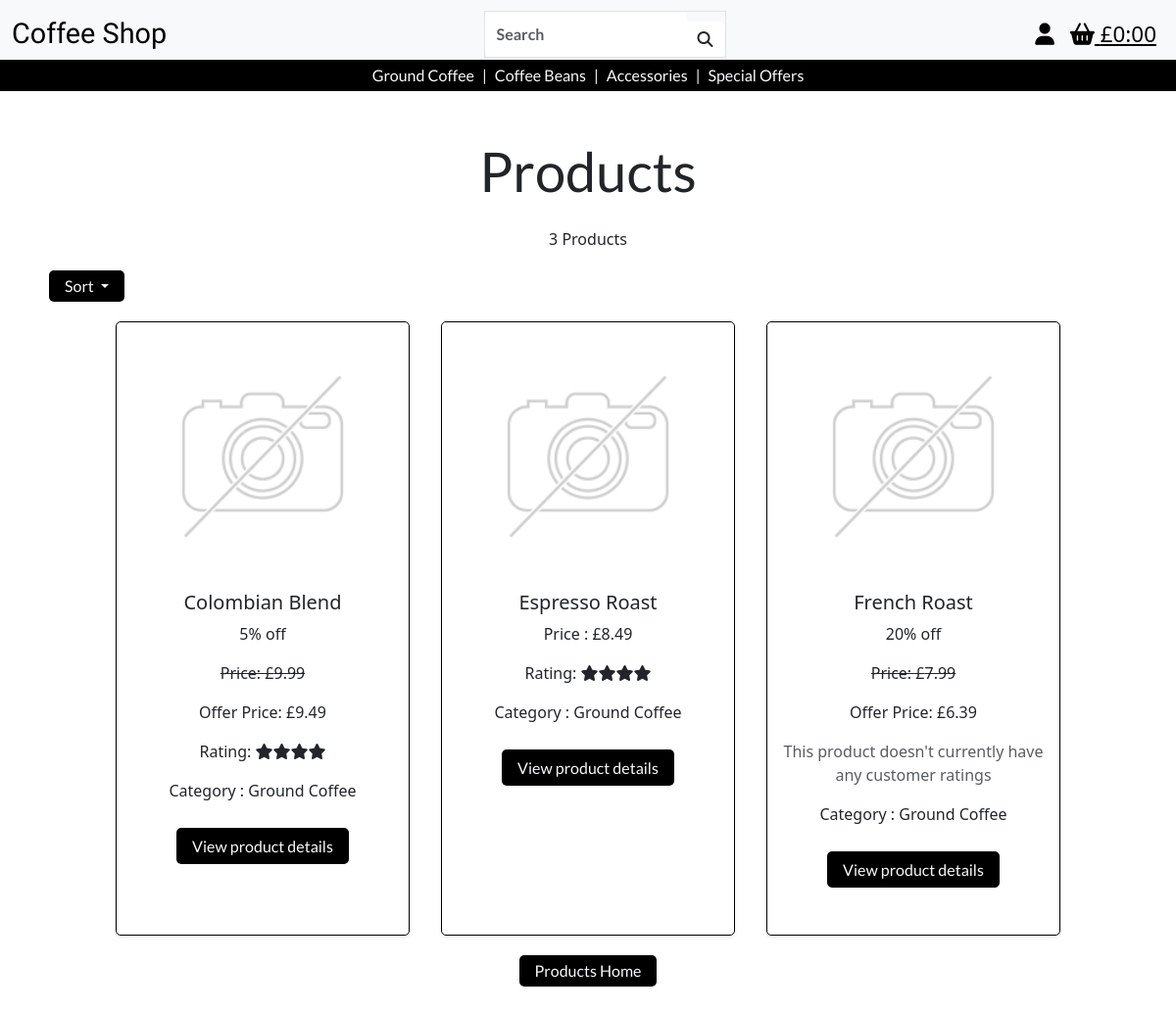
/products/?category=ground_coffee, run on an earlier commit of the app's database.
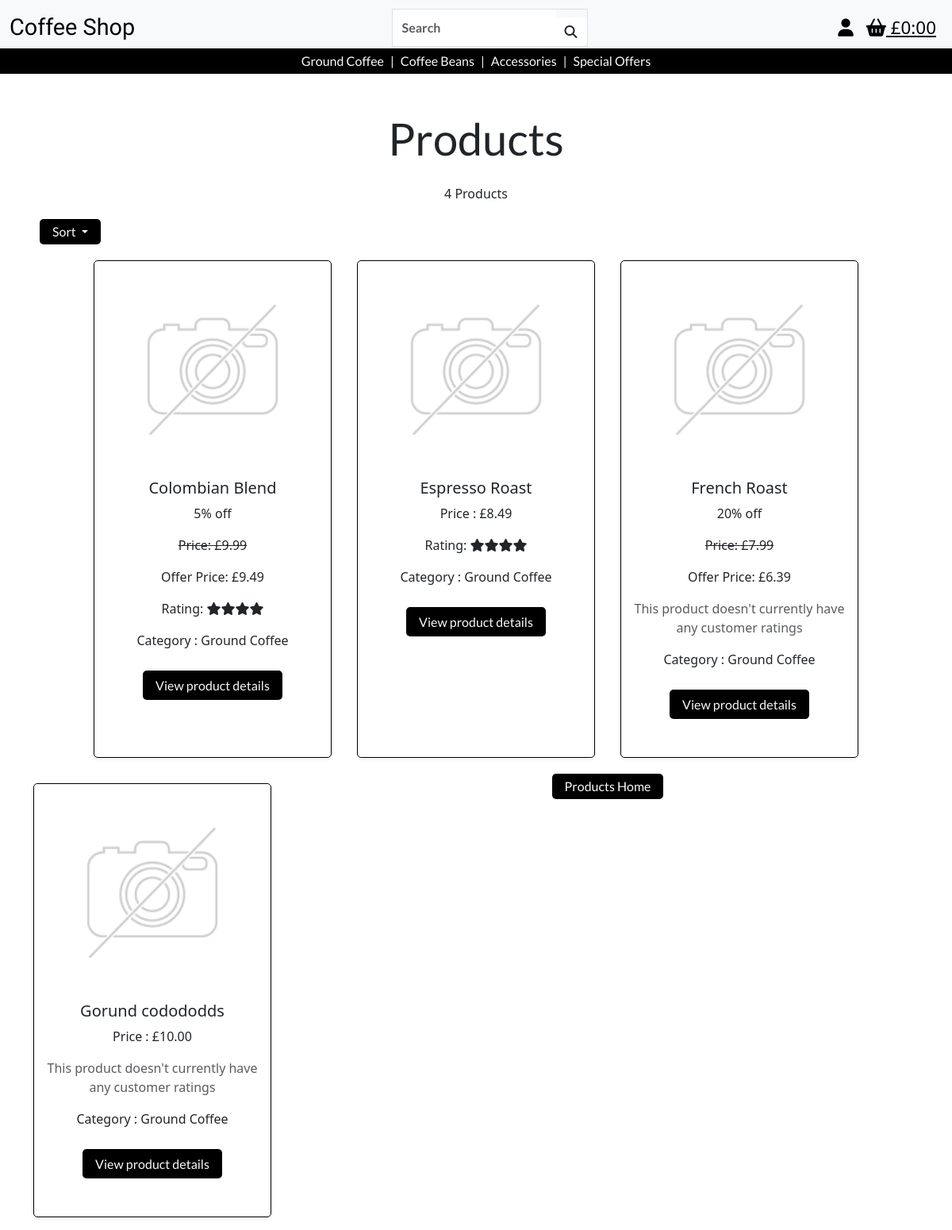
And on a later commit of the database.
### products/models.py (models this page shows, shortened)
class Product(models.Model):
    category = models.ForeignKey(
        'Category', null=True, blank=True, on_delete=models.SET_NULL)
    sku = models.CharField(max_length=254, null=True, blank=True, unique=True)
    product_name = models.CharField(max_length=254)
    description = models.TextField()
    price = models.DecimalField(max_digits=6, decimal_places=2)
    image_url = models.URLField(max_length=1024, null=True, blank=True)
    image = models.ImageField(null=True, blank=True)

class Category(models.Model):
    class Meta:
        verbose_name_plural = 'Categories'
    name = models.CharField(max_length=254)
    friendly_name = models.CharField(max_length=254, null=True, blank=True)

### promotions/models.py (models this page shows)
class Discount(models.Model):
    product = models.OneToOneField(Product, on_delete=models.CASCADE, related_name='discount', primary_key=True)
    percentage = models.PositiveIntegerField(validators=[MaxValueValidator(50)])
    def apply_discount(self, price):
        discounted_price = price - (price * self.percentage / 100)
        return round(discounted_price, 2)
    def discounted_price(self):
        return self.apply_discount(self.product.price)
    def __str__(self):
        return f"{self.percentage}% off"

### products/views.py (the view, shortened to what this page needs)
# urls.py: path('', views.all_products, name='products'),
def all_products(request):
    products = Product.objects.all()
    query = None
    sort = None
    direction = None
    category = None
    sortkey = 'id'
    products = products.annotate(avg_rating=Round(Avg('reviews__rating')))
    if request.GET:
        if 'sort' in request.GET:
            sortkey = request.GET['sort']
            sort = sortkey
        if sortkey == 'name':
            sortkey = 'lower_name'
            products = products.annotate(lower_name=Lower('product_name'))
        if 'direction' in request.GET:
            direction = request.GET['direction']
            if direction == 'desc':
                sortkey = f'-{sortkey}'
        products = products.order_by(sortkey)
        if 'category' in request.GET:
            category = request.GET['category']
            if category == 'special_offers':
                products = products.filter(discount__isnull=False)
            elif Category.objects.filter(name=category).exists():
                products = products.filter(category__name=category)
    current_sorting = f'{sort}_{direction}'
    context = {
        'products': products,
        'search_term': query,
        'current_sorting': current_sorting,
        'selected_category': category,
    }
    return render(request, 'products/products.html', context)

### bag/contexts.py (called while the page is built, shortened)
def bag_contents(request):
    bag_items = []
    total = 0
    product_count = 0
    bag = request.session.get('bag', {})
    if total < settings.FREE_DELIVERY_THRESHOLD:
        delivery = total * Decimal(settings.STANDARD_DELIVERY_PERCENTAGE / 100)
        free_delivery_delta = settings.FREE_DELIVERY_THRESHOLD - total
    else:
        delivery = 0
        free_delivery_delta = 0
    grand_total = delivery + total
    context = {
        'bag_items' : bag_items,
        'total' : total,
        'product_count' : product_count,
        'delivery': delivery,
        'free_delivery_delta' : free_delivery_delta,
        'free_delivery_threshold' : settings.FREE_DELIVERY_THRESHOLD,
        'grand_total' : grand_total,
    }
    return context

### products/templates/products/products.html (shortened to what this page needs)
{% extends 'base.html' %} {% load static %} {% block extra_css %}
<link rel="stylesheet" href="{% static 'css/products.css' %}" />
{% endblock%} {% block content %}
<div class="container-fluid">
  <div class="row">
    <div class="col text-center mt-5 products-header">
      <h1 class="header">Products</h1>
    </div>
  </div>
  <div class="container">
    <div class="col-8 text-center offset-2">
      <p class="mt-3">
        {{ products|length }} Products{% if search_term %} found for '<strong>{{ search_term }}</strong>'{% endif %}
      </p>
    </div>
    <div class="row">
      <div class="m-2">
        <a
          class="button dropdown-toggle"
          href="#"
          role="button"
          id="dropdownMenuLink"
          data-bs-toggle="dropdown"
          aria-expanded="false"
        >
          Sort
        </a>
      </div>
    </div>
  </div>
  <div class="row justify-content-center">
    {% for product in products %}
    <div class="col-10 col-sm-5 col-lg-3 m-3 product-container shadow-sm">
      {% if product.image %}
      <a href="{% url 'product_detail' product.id %}">
        <img
          class="card-img-top img-fluid"
          src="{{ product.image.url }}"
          alt="{{ product.name }}"
        />
      </a>
      {% else %}
      <a href="{% url 'product_detail' product.id %}">
        <img
          class="card-img-top img-fluid"
          src="{{ MEDIA_URL }}noimage.png"
          alt="{{ product.name }}"
        />
      </a>
      {% endif %}
      <div class="">
        <div class="row">
          <div class="text-center">
            {% if product.discount %}
              <h5>{{ product.product_name }}</h5>
              <p>{{product.discount}}</p>
              <p class="line-through">Price: £{{ product.price }}</p>
              <p>Offer Price: £{{ product.discount.discounted_price }}</p>
            {% else %}
              <h5>{{ product.product_name }}</h5>
              <p>Price : £{{ product.price }}</p>
            {% endif %}
            {% if product.avg_rating %}
              {% if product.avg_rating == 1 %}
                <p>Rating: <i class="fa-solid fa-star"></i></p>
              {% elif product.avg_rating == 2 %}
                <p>Rating: <i class="fa-solid fa-star"></i><i class="fa-solid fa-star"></i></p>
              {% elif product.avg_rating == 3 %}
                <p>Rating: <i class="fa-solid fa-star"></i><i class="fa-solid fa-star"></i><i class="fa-solid fa-star"></i></p>
              {% elif product.avg_rating == 4 %}
                <p>Rating: <i class="fa-solid fa-star"></i><i class="fa-solid fa-star"></i><i class="fa-solid fa-star"></i><i class="fa-solid fa-star"></i></p>
              {% elif product.avg_rating == 5 %}
                <p>Rating: <i class="fa-solid fa-star"></i><i class="fa-solid fa-star"></i><i class="fa-solid fa-star"></i><i class="fa-solid fa-star"></i><i class="fa-solid fa-star"></i></p>
              {% endif %}
            {% else %}
            <p class="text-muted">This product doesn't currently have any customer ratings</p>
            {% endif %}
            {% if product.category %}
            <p>Category : {{ product.category.friendly_name }}</p>
            {% endif %}
            <div class="d-inline-block">
              <a
                href="{% url 'product_detail' product.id %}"
                class="d-block button mb-5"
                >View product details</a
              >
            </div>
          </div>
        </div>
      </div>
    </div>
    {% endfor %}
    <div class="col-8 m-2 mb-5 offset-2 text-center">
      {% if request.GET.category or request.GET.q or request.GET.sort %}
        <a href="{% url 'products' %}" class="button">Products Home</a>
      {% endif %}
    </div>
  </div>
</div>
{% endblock %}

### templates/base.html (shortened to what this page needs)
{% load static %}
<!DOCTYPE html>
<html lang="en">
  <head>
    {% block corecss %}
    <link
      href="https://cdn.jsdelivr.net/npm/bootstrap@5.3.3/dist/css/bootstrap.min.css"
      rel="stylesheet"
    />
    <link rel="stylesheet" href="{% static 'css/base.css' %}" />
    {% endblock %} {% block extra_css %} {% endblock %}
  </head>
  <body>
    <header>
      {% include 'includes/full_screen_nav.html' %}
    </header>
     {% block page_header %} {% endblock %} {% block content %}
    {% endblock %}
  </body>
</html>

### templates/includes/full_screen_nav.html (shortened to what this page needs)
<nav class="navbar bg-body-tertiary d-none d-sm-block">
  <div class="container-fluid">
    <a class="navbar-brand site-logo" href="{% url 'home' %}">Coffee Shop</a>
    <form class="d-flex mx-auto border" role="search" method="GET" action="{% url 'products' %}">
      <div class="input-group">
        <input
          class="form-control border-0 search-bar-text"
          type="text"
          name="q"
          placeholder="Search"
          aria-label="Search"
        />
        <button class="btn bg-white border-0" type="submit">
          <i class="fa-solid fa-magnifying-glass"></i>
        </button>
      </div>
    </form>
    <a
      class="p-2 navbar-icon"
      href="#"
      id="user-options"
      data-bs-toggle="dropdown"
      aria-haspopup="true"
      aria-expanded="false"
      ><i class="fa-solid fa-user"></i
    ></a>
    <a
      class="p-2 navbar-icon"
      href="#"
      id="basket-options"
      data-bs-toggle="dropdown"
      aria-haspopup="true"
      aria-expanded="false"
      ><i class="fa-solid fa-basket-shopping"></i
    >{%if grand_total %}
      £{{ grand_total|floatformat:2 }}
     {% else %}
      £0:00
     {% endif %}</a>
  </div>
  <div class="container-fluid sec-navbar">
    <div class="mx-auto d-flex py-1">
      <a
        class="shop-cat-nav shop-cat-nav-link d-inline-flex align-items-center"
        href="{% url 'products'%}?category=ground_coffee"
        >Ground Coffee</a
      >
      <p class="shop-cat-nav d-inline-flex mx-2 my-0 align-items-center">|</p>
      <a
        class="shop-cat-nav shop-cat-nav-link d-inline-flex align-items-center"
        href="{% url 'products'%}?category=coffee_beans"
        >Coffee Beans</a
      >
      <p class="shop-cat-nav d-inline-flex mx-2 my-0 align-items-center">|</p>
      <a
        class="shop-cat-nav shop-cat-nav-link d-inline-flex align-items-center"
        href="{% url 'products'%}?category=accessories"
        >Accessories</a
      >
      <p class="shop-cat-nav d-inline-flex mx-2 my-0 align-items-center">|</p>
      <a
        class="shop-cat-nav shop-cat-nav-link d-inline-flex align-items-center"
        href="{% url 'products'%}?category=special_offers"
        >Special Offers</a
      >
    </div>
  </div>
</nav>

### static/css/base.css (style rules this page uses)
.site-logo { font-size: 1.8rem; font-family: "lobster", serif; }
.search-bar-text { font-family: "lato", sans-serif; font-weight: 600; }
.navbar-icon { font-size: 1.4rem; color: black; }
.sec-navbar { background-color: black; font-family: "lato", sans-serif; }
.shop-cat-nav { text-decoration: none; color: #f8f9fa; }
nav { padding-bottom: 0 !important; }
button, .button { color: #f8f9fa; font-family: "lato", sans-serif; font-weight: 400; text-decoration: none; background-color: black; padding: 0.4rem 1rem; border-radius: 5px; margin-top: 10px; }
.line-through { text-decoration: line-through; }
.header { font-size:3.5rem; font-family: 'lato', sans-serif; }

### static/css/products.css (style rules this page uses)
.product-container { border: 1px solid black; border-radius: 5px; display: flex; flex-direction: column; min-height: 100%; }
.line-through { text-decoration: line-through; }

What changed in the data, as far as the page shows it:
added Product: product_name "Gorund codododds", price "10.00", shows "This product doesn't currently have any customer ratings", category.friendly_name "Ground Coffee"
Also different on the page:
{{ products|length }}: "3" → "4"
